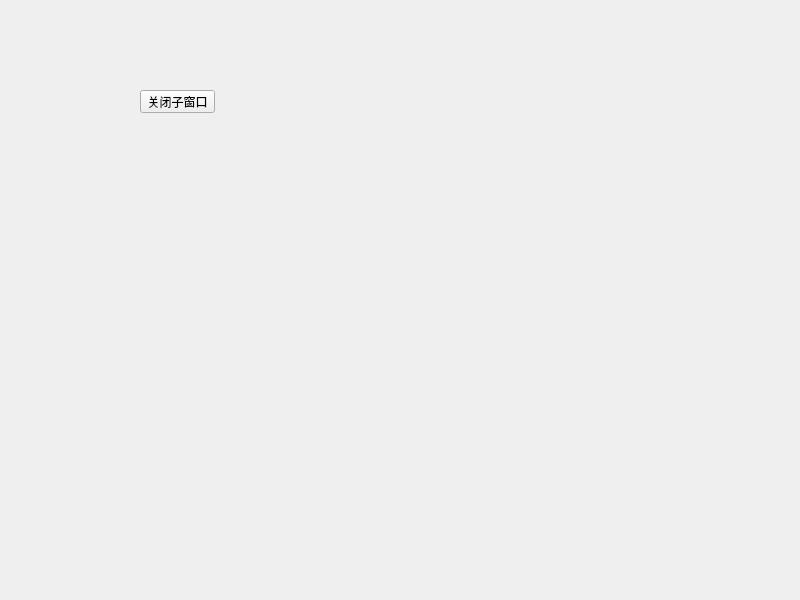
<?xml version="1.0" encoding="UTF-8"?>
<ui version="4.0">
 <class>Widget</class>
 <widget class="QWidget" name="Widget">
  <property name="geometry">
   <rect>
    <x>0</x>
    <y>0</y>
    <width>800</width>
    <height>600</height>
   </rect>
  </property>
  <property name="windowTitle">
   <string>Widget</string>
  </property>
  <widget class="QPushButton" name="pushButton">
   <property name="geometry">
    <rect>
     <x>140</x>
     <y>90</y>
     <width>75</width>
     <height>23</height>
    </rect>
   </property>
   <property name="text">
    <string>关闭子窗口</string>
   </property>
  </widget>
 </widget>
 <resources/>
 <connections/>
</ui>
